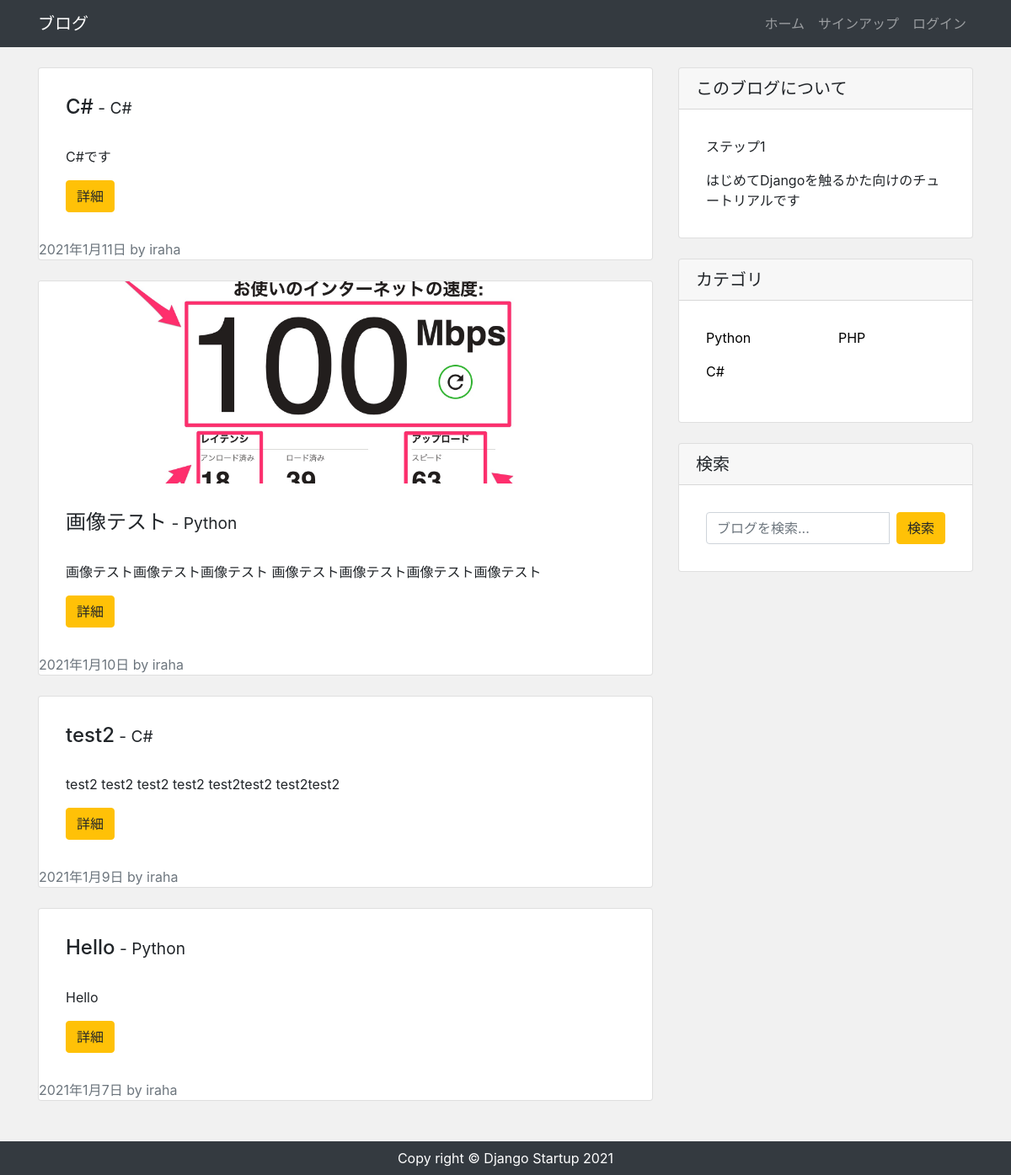
The page / on the database its author committed.
### app/models.py (models this page shows, shortened)
class Post(models.Model):
    author = models.ForeignKey(settings.AUTH_USER_MODEL, on_delete=models.CASCADE)
    category = models.ForeignKey(Category, verbose_name='カテゴリ', on_delete=models.PROTECT)
    title = models.CharField("タイトル", max_length=200)
    image = models.ImageField(upload_to='images', verbose_name='イメージ画像', null=True, blank=True)
    content = models.TextField("本文")
    created = models.DateTimeField("作成日", default=timezone.now)

class Category(models.Model):
    name = models.CharField('カテゴリ', max_length=100)
    def __str__(self):
        return self.name

### app/views.py (the view)
# urls.py: path('', views.IndexView.as_view(), name='index'),
class IndexView(View):
    def get(self, request, *args, **kwargs):
        post_data = Post.objects.order_by('-id')
        return render(request, 'app/index.html', {
            'post_data': post_data
        })

### app/context_processors.py (called while the page is built)
def common(request):
    category_data = Category.objects.all()
    context = {
        'category_data': category_data
    }
    return context

### app/templates/app/index.html (shortened to what this page needs)
{% extends "app/base.html" %}
{% block content %}
<div class="row my-4">
    <div class="col-md-8">
        {% for post in post_data %}
            <div class="card mb-4">
                {% if post.image %}
                    <img src="{{ post.image.url }}" alt="" class="card-img-top index-img">
                {% endif %}
                <div class="card-body">
                    <h2 class="card-title">{{ post.title }}<span class="small"> - {{ post.category }}</span></h2>
                    <p class="card-text">{{ post.content|truncatechars:100 }}</p>
                    <div class="btn btn-warning">詳細</div>
                </div>
                <div class="card-fotter text-muted">
                    {{ post.created|date }} by {{ post.author }}
                </div>
            </div>
        {% endfor %}
    </div>
    <div class="col-md-4">
        <div class="card">
            <h5 class="card-header">このブログについて</h5>
            <div class="card-body">
                <p>ステップ1</p>
                <p class="mb-0">
                    はじめてDjangoを触るかた向けのチュートリアルです
                </p>
            </div>
        </div>
        <div class="card my-4">
            <h5 class="card-header">カテゴリ</h5>
            <div class="card-body">
                <div class="row">
                    {% for category in category_data %}
                        <div class="col-md-6">
                            <ul class="list-unstyled">
                                <li>
                                    <a href="{% url 'category' category %}">
                                        {{ category.name }}
                                    </a>
                                </li>
                            </ul>
                        </div>
                    {% endfor %}
                </div>
            </div>
        </div>
        <div class="card my-4">
            <h5 class="card-header">検索</h5>
            <div class="card-body">
                <form method="get" action="{% url 'search' %}" class="input-group">
                    <input type="text" class="form-control" name="keyword" placeholder="ブログを検索...">
                    <button class="btn btn-warning ml-2" type="submit">検索</button>
                </form>
            </div>
        </div>
    </div>
</div>
{% endblock %}

### app/templates/app/base.html (shortened to what this page needs)
{% load static %}
<!DOCTYPE html>
<html lang="ja">
<head>
    <link rel="stylesheet" href="https://stackpath.bootstrapcdn.com/bootstrap/4.4.1/css/bootstrap.min.css">
    <link rel="stylesheet" href="{% static 'css/style.css' %}">
</head>
<body>
    <nav class="navbar navbar-expand-lg navbar-dark bg-dark">
        <div class="container">
            <a class="navbar-brand" href="/">ブログ</a>
            <ul class="navbar-nav ml-auto">
                <li class="nav-item">
                    <a class="nav-link" href="/">ホーム</a>
                </li>
                {% if user.is_authenticated %}
                    <li class="nav-item">
                        <a class="nav-link" href="{% url 'post_new' %}">投稿</a>
                    </li>
                    <li class="nav-item">
                        <a class="nav-link" href="{% url 'account_logout' %}">ログアウト</a>
                    </li>
                {% else %}
                    <li class="nav-item">
                        <a class="nav-link" href="{% url 'account_signup' %}">サインアップ</a>
                    </li>
                    <li class="nav-item">
                        <a class="nav-link" href="{% url 'account_login' %}">ログイン</a>
                    </li>
                {% endif %}
            </ul>
        </div>
    </nav>
    <main>
        <div class="container">
            {% block content %}
            {% endblock %}
        </div>
    </main>
    <footer class="py-2 bg-dark">
        <p class="m-0 text-center text-white">Copy right &copy; Django Startup 2021</p>
    </footer>
</body>
</html>

### app/static/css/style.css (style rules this page uses)
* { margin: 0; padding: 0; box-sizing: border-box; }
body { background: #f1f1f1; display: flex; flex-flow: column; min-height: 100vh; }
main { flex: 1; }
.card-title { margin-bottom: 2rem; font-size: 1.5rem; }
.card-body { padding: 2rem; }
.index-img { object-fit: cover; height: 240px; }
a { color: black; }

### rows shown on the page
Post: title "C#", category "C#", content "C#です", created "2021年1月11日", author "iraha"
Post: image (picture), title "画像テスト", category "Python", content "画像テスト画像テスト画像テスト 画像テスト画像テスト画像テスト画像テスト", created "2021年1月10日", author "iraha"
Post: title "test2", category "C#", content "test2 test2 test2 test2 test2test2 test2test2", created "2021年1月9日", author "iraha"
Post: title "Hello", category "Python", content "Hello", created "2021年1月7日", author "iraha"
Category: name "Python"
Category: name "PHP"
Category: name "C#"
